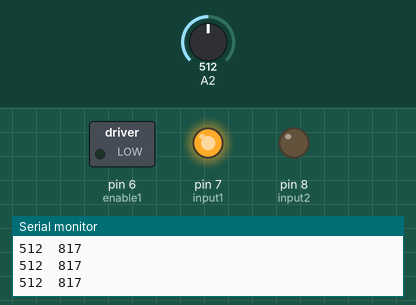
Bench run of a sketch on a simulated Arduino Uno, built with avr-gcc and run on an emulated ATmega328P. Parts: switched loads named in the sketch (green lamp = pin HIGH), output pins drawn as LEDs (lit = HIGH), the last lines printed to the serial monitor. Inputs (shaded band) come from the test bench; at power-on: A2 = 512.

Above: at 1.2 s.
1.3 s: A2 set to 716
At 1.8 s:
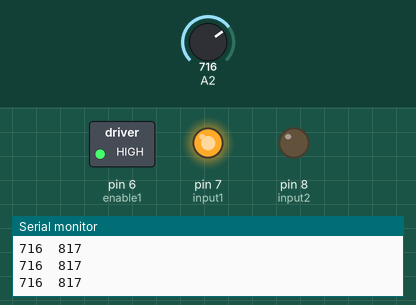
2.8 s: A2 set to 693
4.3 s: A2 set to 667
At 5.1 s:
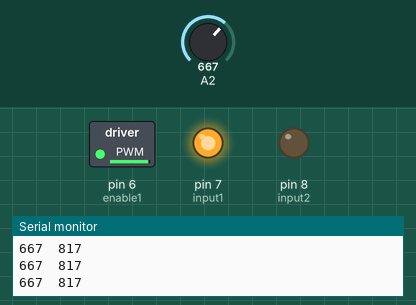
5.8 s: A2 set to 511
At 6.1 s:
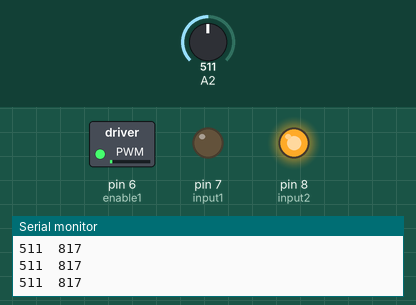
7.3 s: A2 set to 306
At 8.7 s:
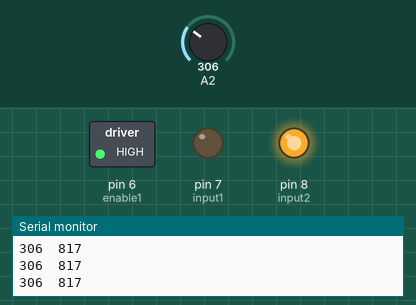
Timing chart, 0 to 9.8 s (numbered marks = the images above; inputs shaded):
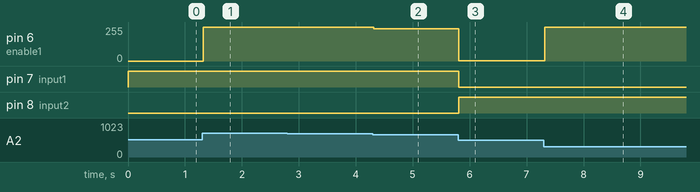

Measured:
- after the input at 1.3 s, pin 6 (enable1): 0/255 → 255/255 at once
- after the input at 4.3 s, pin 6 (enable1): 255/255 → 243/255 at once
- after the input at 5.8 s, pin 6 (enable1): 243/255 → 1/255 at once; pin 7 (input1): HIGH → LOW at once; pin 8 (input2): LOW → HIGH at once
- after the input at 7.3 s, pin 6 (enable1): 1/255 → 255/255 at once

The sketch:

dc_controller.ino
```cpp
//declare variables
volatile int currentIncrement = 0;
volatile byte stateA = LOW;
volatile byte stateB = LOW;
const float pi = 3.14159265;

int input1 = 7;
int input2 = 8;
int enable1 = 6;
//enable1 pin 6 from 11
//input1 from 4 to 7
//input2 8
//

void setup() {
  //begin communication with the Serial Monitor
  Serial.begin(9600);
  //set up pins
  //pinMode(2,INPUT);//encoder A
  //pinMode(3,INPUT);//encoder B
  pinMode(input1, OUTPUT);//input 1
  pinMode(input2, OUTPUT);//input 2
  pinMode(enable1, OUTPUT);//enable 1
  digitalWrite(input1, LOW);
  digitalWrite(input2, LOW);
  digitalWrite(enable1, LOW);


 // stateA = digitalRead(2);
 // stateB = digitalRead(3);

  //attach interrupt routines to watch for changes in encoder outputs
  //attachInterrupt(digitalPinToInterrupt(2), changeA, CHANGE);
  //attachInterrupt(digitalPinToInterrupt(3), changeB, CHANGE);
  currentIncrement= (analogRead(2)/1023.0)*1633;
}
float count = analogRead(16);
void loop() {
  // put your main code here, to run repeatedly:
  //print out the value of the counter

  //Get the desired count (angle) from the potentiometer
  int potValue = analogRead(A2);
  count = (potValue/1023.0)*1633;

  //Get the difference between desired angle and current angle
  float error = count - currentIncrement;


  Serial.print(potValue);
  Serial.print('\t');
  Serial.println(currentIncrement);
  error = (error/1633)*2*pi;

  //set kprop and calculate control signal
  int Kprop = 5;
  float control = Kprop*error;
  //change direction of motor based on control signal
  if (control > 0.0){
    digitalWrite(input1, HIGH);
    digitalWrite(input2, LOW);
  } else{
    digitalWrite(input1, LOW);
    digitalWrite(input2, HIGH);
  }

  //constrain control signal
  control = control*255/5.0;
  int val = constrain(abs(round(control)), 0 ,255);
  //set the enable1 pin to specified value
  analogWrite(enable1, val);

}
//change counter according to change in output A
void changeA() {
    stateA = !stateA;
    //if A and B are different, add one to the counter - if they are the same, subtract one from the counter
    if (stateA != stateB) {
      currentIncrement += 1;
    }
    else {
      currentIncrement -= 1;
    }
}
//change counter according to change in output B
void changeB() {
    stateB = !stateB;
    //if A and B are the same, add one to the counter - if they are different, subtract one from the counter
    if (stateA == stateB) {
      currentIncrement += 1;
    }
    else {
      currentIncrement -= 1;
    }
}
```
